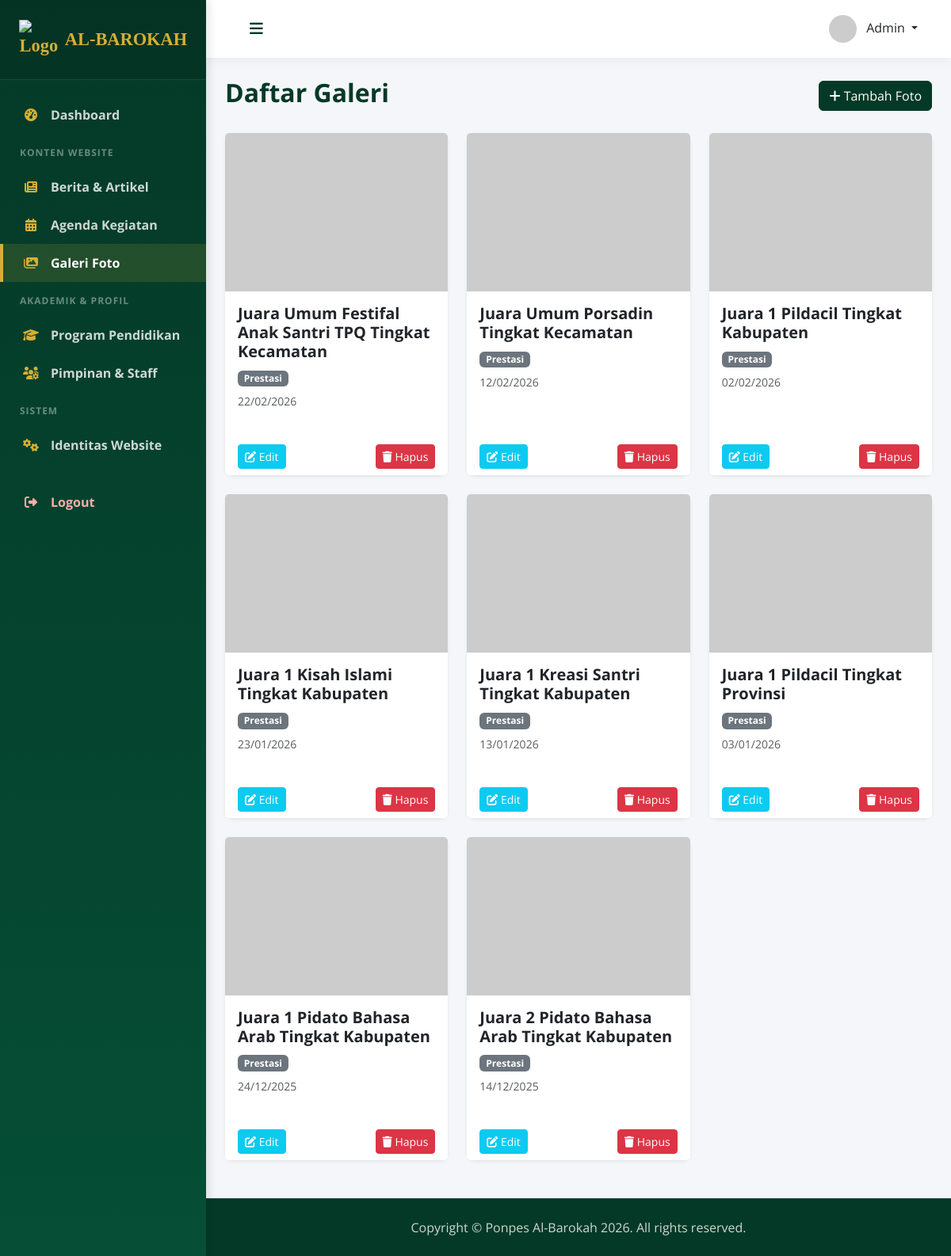
Screenshot of /admin/galeri (signed in) with the database file from the repository.
### app/models.py (models this page shows, shortened)
class User(UserMixin, db.Model):
    id = db.Column(db.Integer, primary_key=True)
    username = db.Column(db.String(64), unique=True, nullable=False)
    password_hash = db.Column(db.String(256), nullable=False)
    role = db.Column(db.String(20), default='admin') # superadmin, admin, editor
    created_at = db.Column(db.DateTime, default=get_current_time)

class Galeri(db.Model):
    id = db.Column(db.Integer, primary_key=True)
    judul = db.Column(db.String(255))
    gambar = db.Column(db.String(255), nullable=False)
    kategori = db.Column(db.String(50)) # Fasilitas, Kegiatan, Prestasi
    tanggal = db.Column(db.DateTime, default=get_current_time)
    deskripsi = db.Column(db.Text) # Alt text/caption

### app/admin/routes.py (the view)
@bp.route('/galeri')
@login_required
def galeri_list():
    galeris = Galeri.query.order_by(Galeri.tanggal.desc()).all()
    return render_template('admin/galeri_list.html', galeris=galeris)

### app/admin/routes.py (called while the page is built)
@login.user_loader
def load_user(id):
    try:
        return User.query.get(int(id))
    except Exception:
        from flask_login import UserMixin
        class FallbackUser(UserMixin):
            def __init__(self, uid):
                self.id = uid
                self.username = "System Restoring..."
                self.role = 'superadmin' # Grant access to status checks
        return FallbackUser(int(id))

### app/templates/admin/galeri_list.html (shortened to what this page needs)
{% extends "admin/layout.html" %}
{% block content %}
<div class="d-flex justify-content-between align-items-center mb-4">
    <h2>Daftar Galeri</h2>
    <a href="{{ url_for('admin.galeri_add') }}" class="btn btn-primary"><i class="fas fa-plus"></i> Tambah Foto</a>
</div>
<div class="row">
    {% for galeri in galeris %}
    <div class="col-md-4 mb-4">
        <div class="card h-100 shadow-sm">
            <img src="{{ galeri.gambar }}" class="card-img-top" alt="{{ galeri.judul }}" style="height: 200px; object-fit: cover;">
            <div class="card-body">
                <h5 class="card-title">{{ galeri.judul }}</h5>
                <span class="badge bg-secondary">{{ galeri.kategori }}</span>
                <p class="card-text text-muted small mt-2">{{ galeri.tanggal.strftime('%d/%m/%Y') }}</p>
            </div>
            <div class="card-footer bg-white border-top-0 d-flex justify-content-between">
                <a href="{{ url_for('admin.galeri_edit', id=galeri.id) }}" class="btn btn-sm btn-info text-white"><i class="fas fa-edit"></i> Edit</a>
                <form action="{{ url_for('admin.galeri_delete', id=galeri.id) }}" method="post" onsubmit="return confirm('Yakin hapus?');">
                    <button type="submit" class="btn btn-sm btn-danger"><i class="fas fa-trash"></i> Hapus</button>
                </form>
            </div>
        </div>
    </div>
    {% endfor %}
</div>
{% endblock %}

### app/templates/admin/layout.html (shortened to what this page needs)
<!DOCTYPE html>
<html lang="id">
<head>
    <link href="{{ url_for('static', filename='css/fonts.css', v=1.0) }}" rel="stylesheet">
    <link href="{{ url_for('static', filename='vendor/bootstrap/css/bootstrap.min.css') }}" rel="stylesheet">
    <link href="{{ url_for('static', filename='vendor/fontawesome/css/all.min.css') }}" rel="stylesheet">
    <link href="{{ url_for('static', filename='vendor/summernote/summernote-lite.min.css') }}" rel="stylesheet">
    <link href="{{ url_for('static', filename='css/admin.css', v=1.2) }}" rel="stylesheet">
</head>
<body>
    <div class="d-flex">
        <nav id="sidebar">
            <div class="sidebar-header d-flex justify-content-center align-items-center">
                <a href="{{ url_for('admin.dashboard') }}" class="sidebar-brand text-center">
                    <img src="{{ url_for('static', filename='img/logo.png') }}" alt="Logo" width="50" class="me-2">
                    <span class="d-block">AL-BAROKAH</span>
                </a>
            </div>
            <ul class="list-unstyled components">
                <li class="{{ 'active' if request.endpoint == 'admin.dashboard' }}">
                    <a href="{{ url_for('admin.dashboard') }}">
                        <i class="fas fa-tachometer-alt"></i> Dashboard
                    </a>
                </li>
                <li class="sidebar-heading">Konten Website</li>
                <li class="{{ 'active' if 'berita' in request.endpoint }}">
                    <a href="{{ url_for('admin.berita_list') }}">
                        <i class="fas fa-newspaper"></i> Berita & Artikel
                    </a>
                </li>
                <li class="{{ 'active' if 'agenda' in request.endpoint }}">
                    <a href="{{ url_for('admin.agenda_list') }}">
                        <i class="fas fa-calendar-alt"></i> Agenda Kegiatan
                    </a>
                </li>
                <li class="{{ 'active' if 'galeri' in request.endpoint }}">
                    <a href="{{ url_for('admin.galeri_list') }}">
                        <i class="fas fa-images"></i> Galeri Foto
                    </a>
                </li>
                <li class="sidebar-heading">Akademik & Profil</li>
                <li class="{{ 'active' if 'program' in request.endpoint }}">
                    <a href="{{ url_for('admin.program_list') }}">
                        <i class="fas fa-graduation-cap"></i> Program Pendidikan
                    </a>
                </li>
                <li class="{{ 'active' if 'pimpinan' in request.endpoint }}">
                    <a href="{{ url_for('admin.pimpinan_list') }}">
                        <i class="fas fa-users-cog"></i> Pimpinan & Staff
                    </a>
                </li>
                <li class="sidebar-heading">Sistem</li>
                <li class="{{ 'active' if 'pengaturan' in request.endpoint }}">
                    <a href="{{ url_for('admin.pengaturan') }}">
                        <i class="fas fa-cogs"></i> Identitas Website
                    </a>
                </li>
                <li class="mt-4">
                    <a href="{{ url_for('admin.logout') }}" class="text-danger-light" style="color: #ffadad;">
                        <i class="fas fa-sign-out-alt" style="color: #ffadad;"></i> Logout
                    </a>
                </li>
            </ul>
        </nav>
        <div id="content" class="d-flex flex-column min-vh-100">
            <nav class="navbar navbar-expand-lg navbar-light navbar-top">
                <div class="container-fluid">
                    <button type="button" id="sidebarCollapse" class="btn btn-link navbar-toggler-custom">
                        <i class="fas fa-bars"></i>
                    </button>
                    <div class="ms-auto d-flex align-items-center">
                        <div class="dropdown">
                            <a class="nav-link dropdown-toggle text-dark font-weight-bold" href="#" role="button" data-bs-toggle="dropdown">
                                <img src="https://ui-avatars.com/api/?name=Admin&background=043927&color=fff" class="rounded-circle me-2" width="35">
                                <span class="d-none d-lg-inline">{{ current_user.username|title if current_user.is_authenticated else 'Administrator' }}</span>
                            </a>
                        </div>
                    </div>
                </div>
            </nav>
            <div class="container-fluid p-4 flex-grow-1">
                {% block content %}{% endblock %}
            </div>
            <footer class="mt-auto py-4">
                <div class="container my-auto">
                    <div class="copyright text-center my-auto">
                        <span>Copyright &copy; Ponpes Al-Barokah 2026. All rights reserved.</span>
                    </div>
                </div>
            </footer>
        </div>
    </div>
</body>
</html>

### app/static/css/admin.css (style rules this page uses)
:root { --primary-color: #043927; --secondary-color: #064e36; --accent-color: #D4AF37; --text-light: #f8f9fa; --bg-light: #f4f6f9; }
body { font-family: 'Nunito', sans-serif; background-color: var(--bg-light); color: #444; min-height: 100vh; display: flex; flex-direction: column; }
h1, h2, h3, h4, h5, h6 { color: var(--primary-color); font-weight: 700; }
#sidebar { min-width: 260px; max-width: 260px; min-height: 100vh; background: linear-gradient(180deg, var(--primary-color) 0%, var(--secondary-color) 100%); color: #fff; box-shadow: 4px 0 10px rgba(0,0,0,0.1); transition: all 0.3s; z-index: 1000; }
.sidebar-header { padding: 25px 20px; background: rgba(0,0,0,0.1); border-bottom: 1px solid rgba(255,255,255,0.1); }
.sidebar-brand { font-family: 'Cinzel', serif; font-weight: 700; font-size: 1.4rem; color: var(--accent-color); text-decoration: none; display: flex; align-items: center; justify-content: center; }
.components { padding: 20px 0; }
.components li a { padding: 12px 25px; display: flex; align-items: center; color: rgba(255,255,255,0.8); text-decoration: none; font-weight: 600; transition: 0.3s; border-left: 4px solid transparent; }
.components li.active > a { color: #fff; background: rgba(212, 175, 55, 0.15); border-left: 4px solid var(--accent-color); }
.components li a i { margin-right: 15px; width: 20px; text-align: center; color: var(--accent-color); }
.sidebar-heading { padding: 15px 25px 10px; font-size: 0.75rem; text-transform: uppercase; letter-spacing: 1px; color: rgba(255,255,255,0.4); font-weight: 700; }
#content { width: 100%; min-height: 100vh; display: flex; flex-direction: column; background-color: var(--bg-light); position: relative; z-index: 1; }
.navbar-top { background-color: #fff !important; box-shadow: 0 2px 15px rgba(0,0,0,0.05); padding: 15px 30px; border-bottom: 1px solid #eee; }
.navbar-toggler-custom { color: var(--primary-color); font-size: 1.2rem; cursor: pointer; }
.card { border: none; box-shadow: 0 5px 20px rgba(0,0,0,0.05); border-radius: 10px; background: #fff; margin-bottom: 20px; transition: transform 0.2s; }
.btn-primary { background-color: var(--primary-color); border-color: var(--primary-color); }
footer { background-color: var(--primary-color); padding: 20px; text-align: center; color: rgba(255,255,255,0.8); margin-top: auto; border-top: 1px solid rgba(255,255,255,0.1); width: 100%; position: relative; z-index: 9999; }
footer .copyright { color: rgba(255,255,255,0.8); }

### rows the page displays
User: username "Admin"
Galeri: judul "Juara Umum Festifal Anak Santri TPQ Tingkat Kecamatan", kategori "Prestasi", tanggal "22/02/2026"
Galeri: judul "Juara Umum Porsadin Tingkat Kecamatan", kategori "Prestasi", tanggal "12/02/2026"
Galeri: judul "Juara 1 Pildacil Tingkat Kabupaten", kategori "Prestasi", tanggal "02/02/2026"
Galeri: judul "Juara 1 Kisah Islami Tingkat Kabupaten", kategori "Prestasi", tanggal "23/01/2026"
Galeri: judul "Juara 1 Kreasi Santri Tingkat Kabupaten", kategori "Prestasi", tanggal "13/01/2026"
Galeri: judul "Juara 1 Pildacil Tingkat Provinsi", kategori "Prestasi", tanggal "03/01/2026"
Galeri: judul "Juara 1 Pidato Bahasa Arab Tingkat Kabupaten", kategori "Prestasi", tanggal "24/12/2025"
Galeri: judul "Juara 2 Pidato Bahasa Arab Tingkat Kabupaten", kategori "Prestasi", tanggal "14/12/2025"
